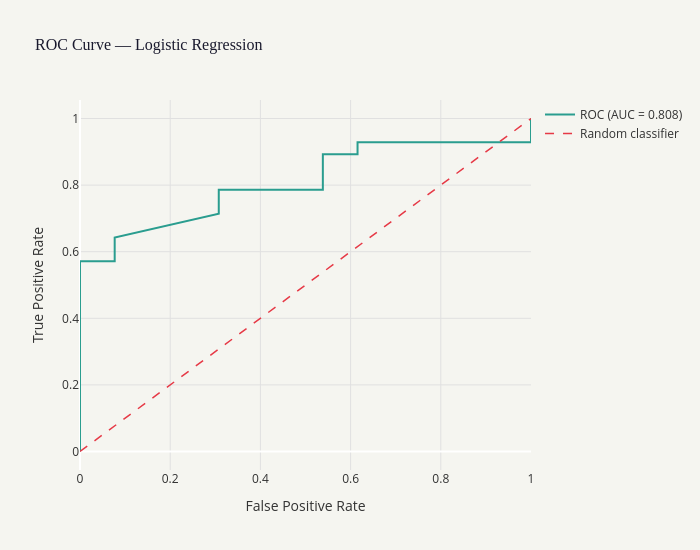

The notebook cell saved with this chart:
### Markdown cell above
### 4.2 ROC Curve

### Code cell
fpr, tpr, thresholds = roc_curve(y_test, y_prob)
auc_score = roc_auc_score(y_test, y_prob)

fig = go.Figure()

fig.add_trace(go.Scatter(
    x=fpr, y=tpr,
    mode="lines",
    name=f"ROC (AUC = {auc_score:.3f})",
    line=dict(color="#2a9d8f", width=2)
))

fig.add_trace(go.Scatter(
    x=[0, 1], y=[0, 1],
    mode="lines",
    name="Random classifier",
    line=dict(color="#e63946", width=1.5, dash="dash")
))

fig.update_layout(
    title="ROC Curve — Logistic Regression",
    plot_bgcolor="#F5F5F0",
    paper_bgcolor="#F5F5F0",
    font=dict(color="#333333", size=12),
    title_font=dict(size=16, color="#1a1a2e", family="Arial Black"),
    xaxis=dict(title="False Positive Rate", gridcolor="#e0e0e0",
               tickfont=dict(color="#333333")),
    yaxis=dict(title="True Positive Rate", gridcolor="#e0e0e0",
               tickfont=dict(color="#333333")),
    legend=dict(font=dict(color="#333333")),
    width=700, height=550
)

fig.show()

### Figure 1 — Plotly figure (JSON) as saved in the notebook; plotly's stock layout.template omitted (floating-point values rounded to 4 significant figures)
{"data": [{"line": {"color": "#2a9d8f", "width": 2}, "mode": "lines", "name": "ROC (AUC = 0.808)", "type": "scatter", "x": [0.0, 0.0, 0.0, 0.0, 0.0, 0.07692, 0.07692, 0.3077, 0.3077, 0.5385, 0.5385, 0.5385, 0.6154, 0.6154, 1.0, 1.0], "y": [0.0, 0.2143, 0.25, 0.3214, 0.5714, 0.5714, 0.6429, 0.7143, 0.7857, 0.7857, 0.8571, 0.8929, 0.8929, 0.9286, 0.9286, 1.0]}, {"line": {"color": "#e63946", "dash": "dash", "width": 1.5}, "mode": "lines", "name": "Random classifier", "type": "scatter", "x": [0, 1], "y": [0, 1]}], "layout": {"font": {"color": "#333333", "size": 12}, "height": 550, "legend": {"font": {"color": "#333333"}}, "paper_bgcolor": "#F5F5F0", "plot_bgcolor": "#F5F5F0", "title": {"font": {"color": "#1a1a2e", "family": "Arial Black", "size": 16}, "text": "ROC Curve — Logistic Regression"}, "width": 700, "xaxis": {"gridcolor": "#e0e0e0", "tickfont": {"color": "#333333"}, "title": {"text": "False Positive Rate"}}, "yaxis": {"gridcolor": "#e0e0e0", "tickfont": {"color": "#333333"}, "title": {"text": "True Positive Rate"}}}}
